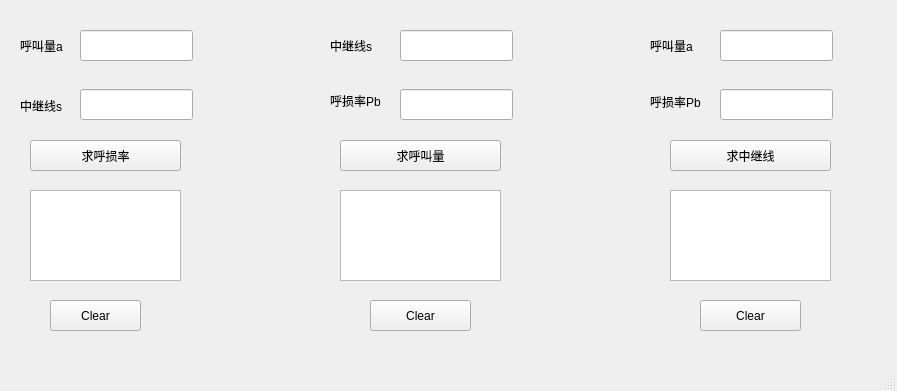
<?xml version="1.0" encoding="UTF-8"?>
<ui version="4.0">
 <class>MainWindow</class>
 <widget class="QMainWindow" name="MainWindow">
  <property name="geometry">
   <rect>
    <x>0</x>
    <y>0</y>
    <width>897</width>
    <height>391</height>
   </rect>
  </property>
  <property name="windowTitle">
   <string>MainWindow</string>
  </property>
  <widget class="QWidget" name="centralwidget">
   <widget class="QPushButton" name="pushButton">
    <property name="geometry">
     <rect>
      <x>30</x>
      <y>140</y>
      <width>151</width>
      <height>31</height>
     </rect>
    </property>
    <property name="text">
     <string>求呼损率</string>
    </property>
   </widget>
   <widget class="QPushButton" name="pushButton_2">
    <property name="geometry">
     <rect>
      <x>340</x>
      <y>140</y>
      <width>161</width>
      <height>31</height>
     </rect>
    </property>
    <property name="text">
     <string>求呼叫量</string>
    </property>
   </widget>
   <widget class="QPushButton" name="pushButton_3">
    <property name="geometry">
     <rect>
      <x>670</x>
      <y>140</y>
      <width>161</width>
      <height>31</height>
     </rect>
    </property>
    <property name="text">
     <string>求中继线</string>
    </property>
   </widget>
   <widget class="QLabel" name="label">
    <property name="geometry">
     <rect>
      <x>20</x>
      <y>30</y>
      <width>54</width>
      <height>31</height>
     </rect>
    </property>
    <property name="text">
     <string>呼叫量a</string>
    </property>
   </widget>
   <widget class="QLabel" name="label_2">
    <property name="geometry">
     <rect>
      <x>20</x>
      <y>90</y>
      <width>54</width>
      <height>31</height>
     </rect>
    </property>
    <property name="text">
     <string>中继线s</string>
    </property>
   </widget>
   <widget class="QLineEdit" name="lineEdit">
    <property name="geometry">
     <rect>
      <x>80</x>
      <y>30</y>
      <width>113</width>
      <height>31</height>
     </rect>
    </property>
    <property name="text">
     <string/>
    </property>
   </widget>
   <widget class="QLineEdit" name="lineEdit_2">
    <property name="geometry">
     <rect>
      <x>80</x>
      <y>89</y>
      <width>113</width>
      <height>31</height>
     </rect>
    </property>
   </widget>
   <widget class="QLineEdit" name="lineEdit_3">
    <property name="geometry">
     <rect>
      <x>400</x>
      <y>30</y>
      <width>113</width>
      <height>31</height>
     </rect>
    </property>
   </widget>
   <widget class="QLineEdit" name="lineEdit_4">
    <property name="geometry">
     <rect>
      <x>400</x>
      <y>89</y>
      <width>113</width>
      <height>31</height>
     </rect>
    </property>
   </widget>
   <widget class="QLineEdit" name="lineEdit_5">
    <property name="geometry">
     <rect>
      <x>720</x>
      <y>30</y>
      <width>113</width>
      <height>31</height>
     </rect>
    </property>
   </widget>
   <widget class="QLineEdit" name="lineEdit_6">
    <property name="geometry">
     <rect>
      <x>720</x>
      <y>89</y>
      <width>113</width>
      <height>31</height>
     </rect>
    </property>
   </widget>
   <widget class="QLabel" name="label_3">
    <property name="geometry">
     <rect>
      <x>330</x>
      <y>30</y>
      <width>54</width>
      <height>31</height>
     </rect>
    </property>
    <property name="text">
     <string>中继线s</string>
    </property>
   </widget>
   <widget class="QLabel" name="label_4">
    <property name="geometry">
     <rect>
      <x>330</x>
      <y>80</y>
      <width>54</width>
      <height>41</height>
     </rect>
    </property>
    <property name="text">
     <string>呼损率Pb</string>
    </property>
   </widget>
   <widget class="QLabel" name="label_5">
    <property name="geometry">
     <rect>
      <x>650</x>
      <y>30</y>
      <width>54</width>
      <height>31</height>
     </rect>
    </property>
    <property name="text">
     <string>呼叫量a</string>
    </property>
   </widget>
   <widget class="QLabel" name="label_6">
    <property name="geometry">
     <rect>
      <x>650</x>
      <y>81</y>
      <width>54</width>
      <height>41</height>
     </rect>
    </property>
    <property name="text">
     <string>呼损率Pb</string>
    </property>
   </widget>
   <widget class="QTextBrowser" name="textBrowser">
    <property name="geometry">
     <rect>
      <x>30</x>
      <y>190</y>
      <width>151</width>
      <height>91</height>
     </rect>
    </property>
   </widget>
   <widget class="QTextBrowser" name="textBrowser_2">
    <property name="geometry">
     <rect>
      <x>340</x>
      <y>190</y>
      <width>161</width>
      <height>91</height>
     </rect>
    </property>
   </widget>
   <widget class="QTextBrowser" name="textBrowser_3">
    <property name="geometry">
     <rect>
      <x>670</x>
      <y>190</y>
      <width>161</width>
      <height>91</height>
     </rect>
    </property>
   </widget>
   <widget class="QPushButton" name="pushButton_4">
    <property name="geometry">
     <rect>
      <x>50</x>
      <y>300</y>
      <width>91</width>
      <height>31</height>
     </rect>
    </property>
    <property name="text">
     <string>Clear</string>
    </property>
   </widget>
   <widget class="QPushButton" name="pushButton_5">
    <property name="geometry">
     <rect>
      <x>370</x>
      <y>300</y>
      <width>101</width>
      <height>31</height>
     </rect>
    </property>
    <property name="text">
     <string>Clear</string>
    </property>
   </widget>
   <widget class="QPushButton" name="pushButton_6">
    <property name="geometry">
     <rect>
      <x>700</x>
      <y>300</y>
      <width>101</width>
      <height>31</height>
     </rect>
    </property>
    <property name="text">
     <string>Clear</string>
    </property>
   </widget>
  </widget>
  <widget class="QMenuBar" name="menubar">
   <property name="geometry">
    <rect>
     <x>0</x>
     <y>0</y>
     <width>897</width>
     <height>22</height>
    </rect>
   </property>
  </widget>
  <widget class="QStatusBar" name="statusbar"/>
 </widget>
 <resources/>
 <connections/>
</ui>
